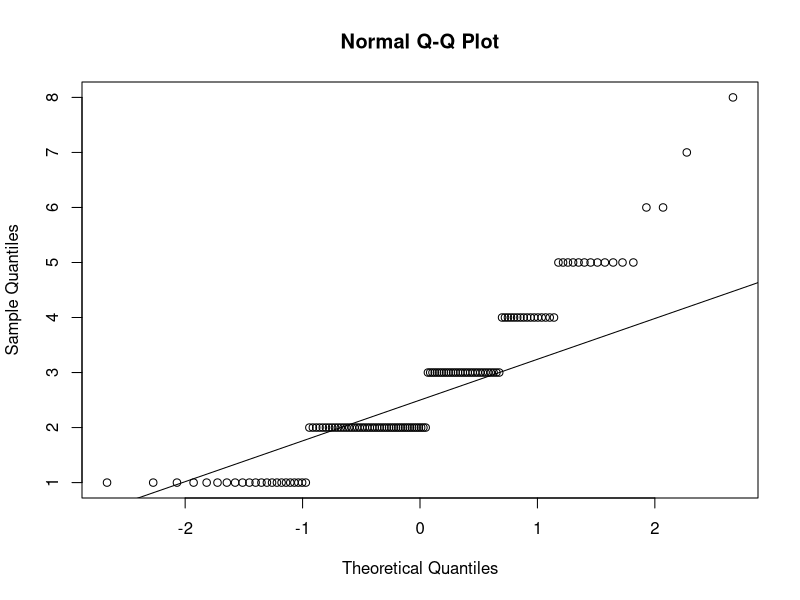
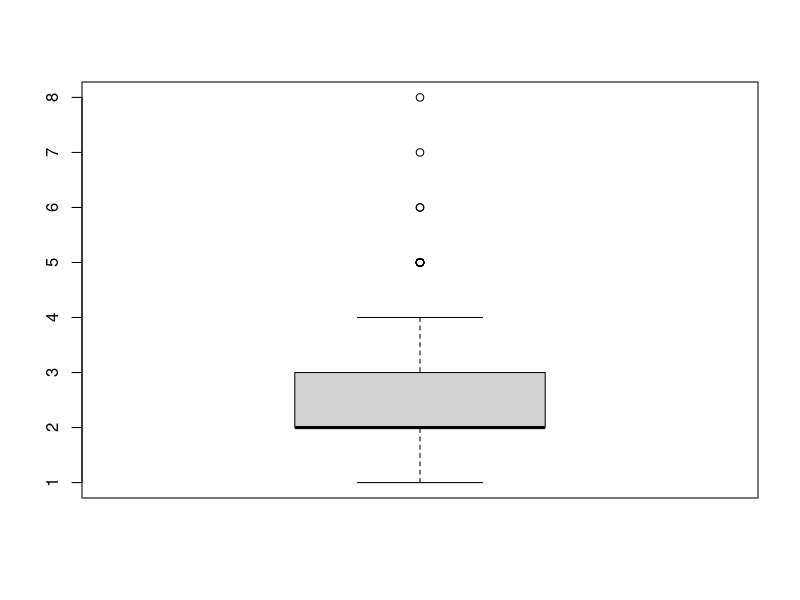
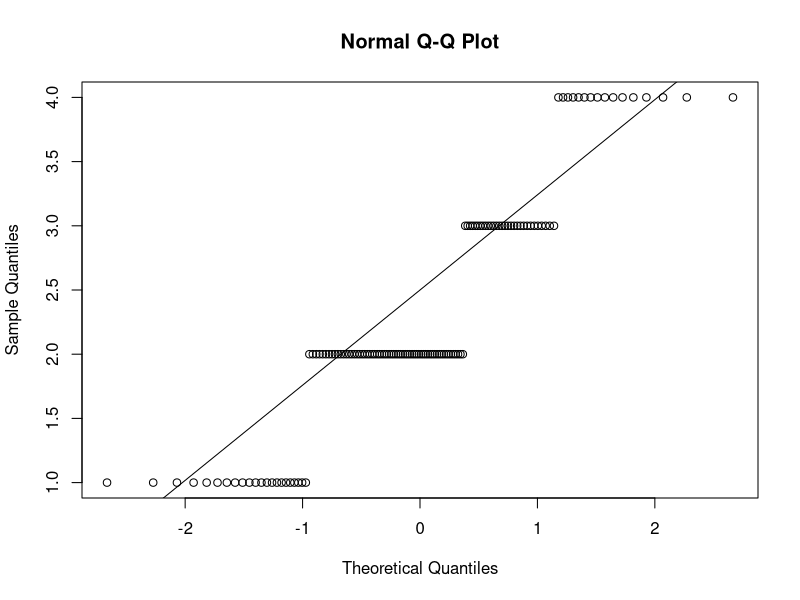
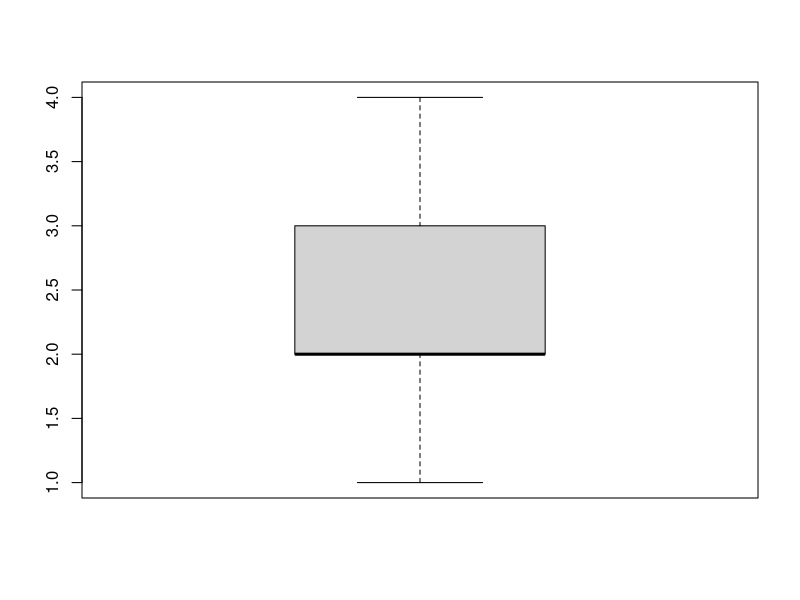
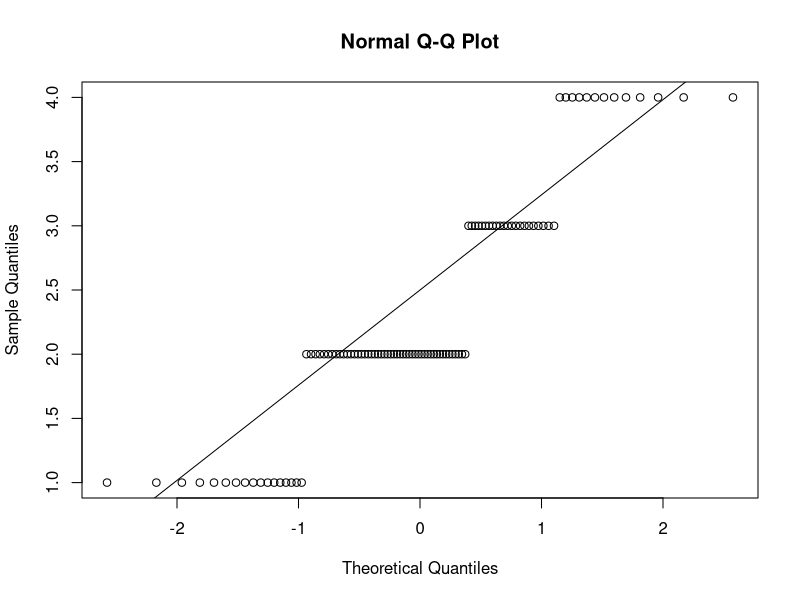
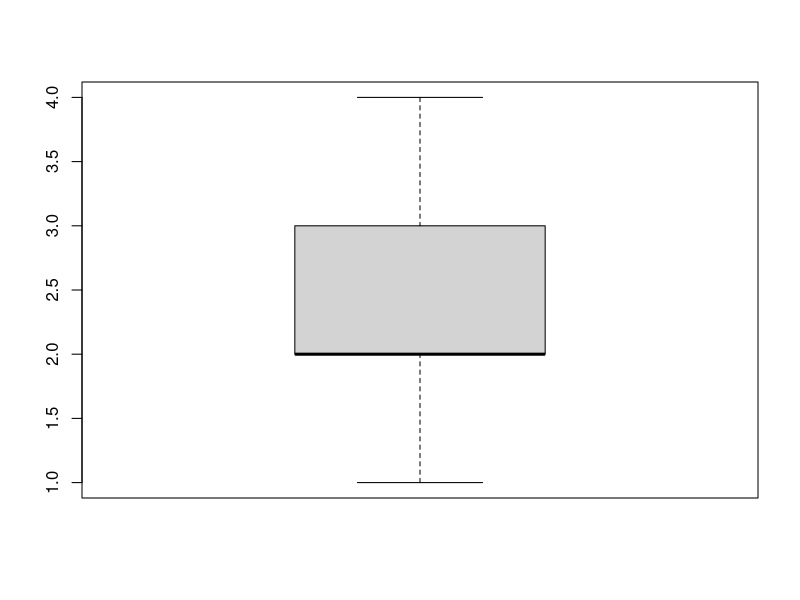
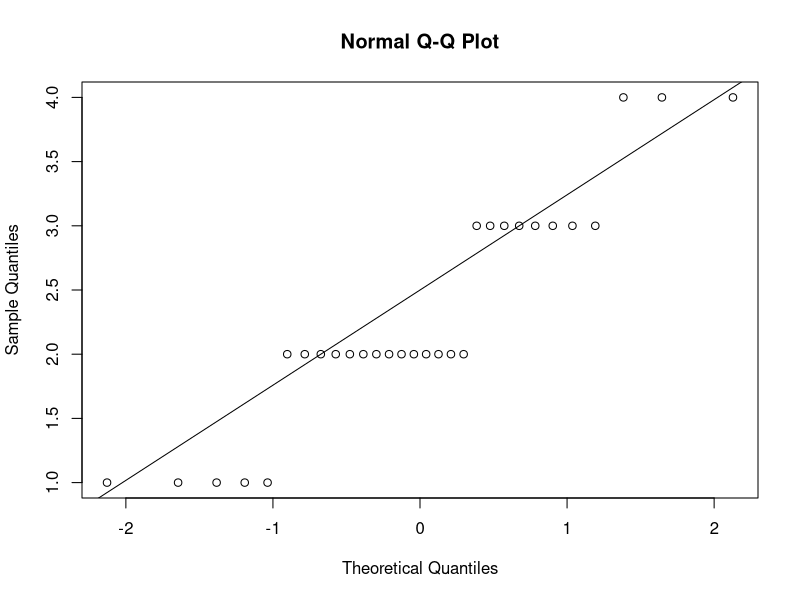
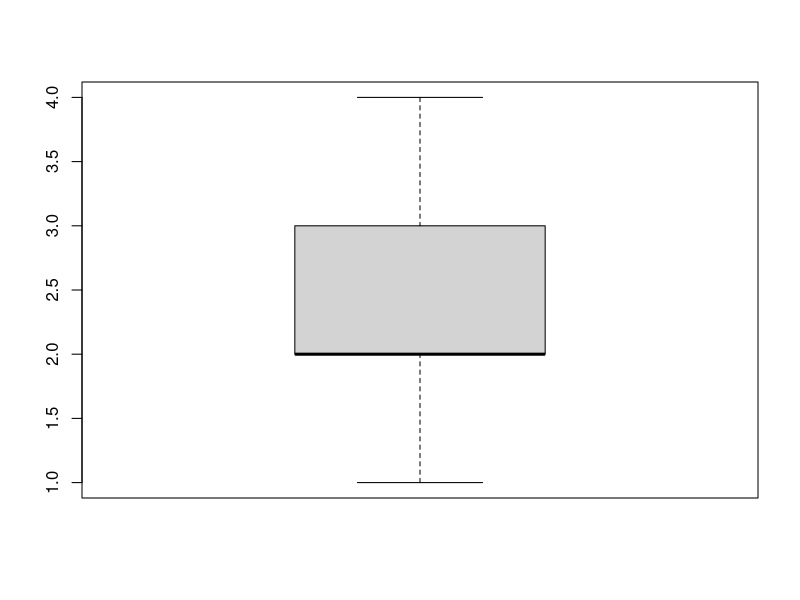

Write the R code that produced these figures, in order.
library(dplyr)
library(ggplot2)

setwd("/")

setwd("Users/carri/Desktop/Analisis Seminario/")
survey <- read.csv("Tesis_cleaned.csv",sep = ",",header = T)


str(survey)


# en nuestro caso nuestra encuesta solo tiene una variable de tipo numerica 
# Horas_diarias_estudio 
#la cual la correlacionaremos con la variable de tipo categorica
#Reprobacion


str(survey)
summary(survey$Horas_.diarias_.estudio)
table(survey$Horas_.diarias_.estudio)
prop.table(table(survey$Reprobaci.n))


#descriptivo
qqnorm(survey$Horas_.diarias_.estudio)
qqline(survey$Horas_.diarias_.estudio)

#comprobamos la normalidad

shapiro.test(survey$Horas_.diarias_.estudio)


boxplot(survey$Horas_.diarias_.estudio)
survey <- read.csv("Tesis_cleaned.csv",sep = ",",header = T)

survey[survey$Horas_.diarias_.estudio > 4 , "Horas_.diarias_.estudio"] <- median(survey$Horas_.diarias_.estudio)
summary(survey$Horas_.diarias_.estudio)
qqnorm(survey$Horas_.diarias_.estudio)
qqline(survey$Horas_.diarias_.estudio)
boxplot(survey$Horas_.diarias_.estudio)


shapiro.test(survey$Horas_.diarias_.estudio)

#H_O nuestra distribucion es normal
#H_A nuestra distribucion no es normal
table(survey$Horas_.diarias_.estudio,survey$Reprobaci.n)


Si_Reprobo <- survey %>% filter(Reprobaci.n == "Si") %>% select(Horas_.diarias_.estudio)
No_Reprobo <- survey %>% filter(Reprobaci.n == "No") %>% select(Horas_.diarias_.estudio)


# Si_reprobo
qqnorm(Si_Reprobo$Horas_.diarias_.estudio)
qqline(Si_Reprobo$Horas_.diarias_.estudio)
boxplot(Si_Reprobo$Horas_.diarias_.estudio)


shapiro.test(Si_Reprobo$Horas_.diarias_.estudio)


# Ni_reprobo
qqnorm(No_Reprobo$Horas_.diarias_.estudio)
qqline(No_Reprobo$Horas_.diarias_.estudio)
boxplot(No_Reprobo$Horas_.diarias_.estudio)


shapiro.test(No_Reprobo$Horas_.diarias_.estudio)

